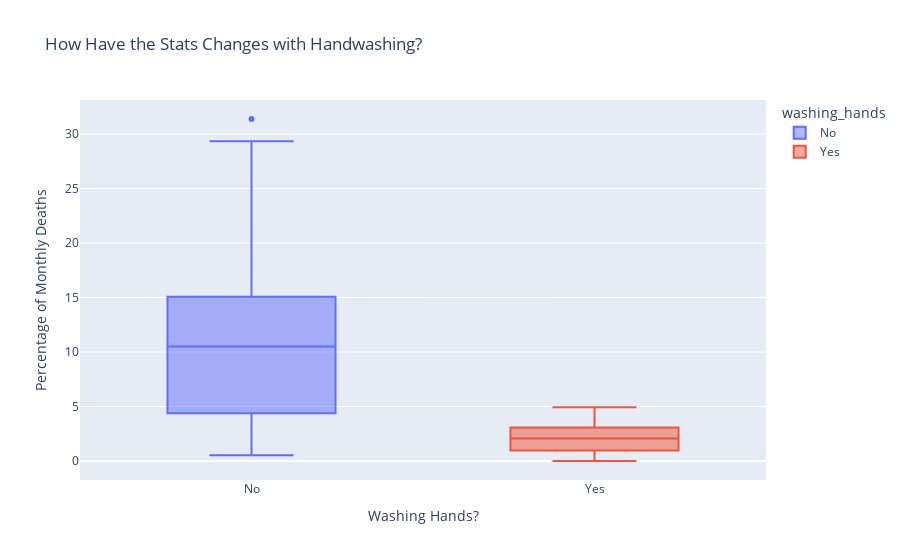

The code cell stored with this chart in its notebook:
### Code cell
box = px.box(df_monthly,
            x='washing_hands',
            y='pct_deaths',
            color='washing_hands',
            title='How Have the Stats Changes with Handwashing?')

box.update_layout(xaxis_title='Washing Hands?',
                    yaxis_title='Percentage of Monthly Deaths')

box.show()

### Figure 1 — Plotly figure (JSON) as saved in the notebook; plotly's stock layout.template omitted (floating-point values rounded to 4 significant figures)
{"data": [{"alignmentgroup": "True", "hovertemplate": "washing_hands=%{x}<br>pct_deaths=%{y}<extra></extra>", "legendgroup": "No", "marker": {"color": "#636efa"}, "name": "No", "notched": false, "offsetgroup": "No", "orientation": "v", "showlegend": true, "type": "box", "x": ["No", "No", "No", "No", "No", "No", "No", "No", "No", "No", "No", "No", "No", "No", "No", "No", "No", "No", "No", "No", "No", "No", "No", "No", "No", "No", "No", "No", "No", "No", "No", "No", "No", "No", "No", "No", "No", "No", "No", "No", "No", "No", "No", "No", "No", "No", "No", "No", "No", "No", "No", "No", "No", "No", "No", "No", "No", "No", "No", "No", "No", "No", "No", "No", "No", "No", "No", "No", "No", "No", "No", "No", "No", "No", "No", "No"], "x0": " ", "xaxis": "x", "y": [14.57, 7.531, 4.332, 1.569, 0.7843, 5, 8.421, 1.351, 1.878, 11.02, 22.55, 20.85, 12.22, 10.23, 10.74, 3.226, 6.593, 20.78, 25.46, 18.39, 29.34, 22.97, 31.38, 19.12, 15.97, 12.41, 11.93, 6.098, 4.082, 0.5236, 1.554, 2.262, 17.6, 7.143, 8.051, 15.16, 11.28, 17.03, 17.31, 5.833, 2.679, 4.369, 6.32, 1.224, 3.226, 11.02, 10.55, 7.591, 4.745, 4.452, 4.231, 4.392, 7.143, 6.122, 3.586, 10.55, 14.84, 10.94, 10.49, 13.39, 18.09, 15.43, 18.97, 13.44, 10.15, 13.1, 18.06, 14.39, 14.96, 10.77, 5.369, 3.215, 1.923, 3.607, 18.27, 12.24], "y0": " ", "yaxis": "y"}, {"alignmentgroup": "True", "hovertemplate": "washing_hands=%{x}<br>pct_deaths=%{y}<extra></extra>", "legendgroup": "Yes", "marker": {"color": "#EF553B"}, "name": "Yes", "notched": false, "offsetgroup": "Yes", "orientation": "v", "showlegend": true, "type": "box", "x": ["Yes", "Yes", "Yes", "Yes", "Yes", "Yes", "Yes", "Yes", "Yes", "Yes", "Yes", "Yes", "Yes", "Yes", "Yes", "Yes", "Yes", "Yes", "Yes", "Yes", "Yes", "Yes"], "x0": " ", "xaxis": "x", "y": [2.239, 1.2, 1.894, 4.58, 3.957, 4.472, 2.93, 3.534, 0.6873, 0, 0.6557, 0.9585, 1.136, 0.3717, 0, 0.9615, 2.341, 2.903, 1.34, 2.233, 3.085, 4.926], "y0": " ", "yaxis": "y"}], "layout": {"boxmode": "overlay", "legend": {"title": {"text": "washing_hands"}, "tracegroupgap": 0}, "title": {"text": "How Have the Stats Changes with Handwashing?"}, "xaxis": {"anchor": "y", "categoryarray": ["No", "Yes"], "categoryorder": "array", "domain": [0, 1], "title": {"text": "Washing Hands?"}}, "yaxis": {"anchor": "x", "domain": [0, 1], "title": {"text": "Percentage of Monthly Deaths"}}}}
